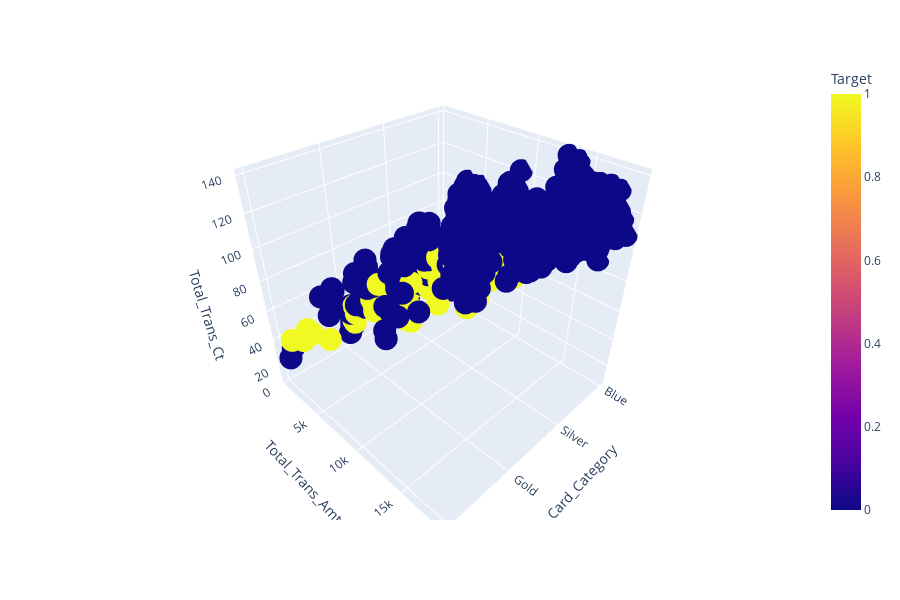

Notebook cell for this chart:
### Markdown cell above
Como información complementaria, vamos a graficar las 4 variables en una misma gráfica tridimencional para reforzar las conclusiones anteriores:

### Code cell
fig = px.scatter_3d(df,
                    'Card_Category',
                    'Total_Trans_Amt',
                    'Total_Trans_Ct',
                    color='Target')
fig.show();

### Figure 1 — Plotly figure (JSON) as saved in the notebook; plotly's stock layout.template omitted (floating-point values rounded to 4 significant figures; data arrays with more than 128 entries replaced by an {"elided": "..."} marker saying what was removed)
{"data": [{"hoverlabel": {"namelength": 0}, "hovertemplate": "Card_Category=%{x}<br>Total_Trans_Amt=%{y}<br>Total_Trans_Ct=%{z}<br>Target=%{marker.color}", "legendgroup": "", "marker": {"color": {"elided": "10127 int values"}, "coloraxis": "coloraxis", "symbol": "circle"}, "mode": "markers", "name": "", "scene": "scene", "showlegend": false, "type": "scatter3d", "x": {"elided": "10127 str values"}, "y": {"elided": "10127 int values"}, "z": {"elided": "10127 int values"}}], "layout": {"coloraxis": {"colorbar": {"title": {"text": "Target"}}, "colorscale": [[0, "#0d0887"], [0.1111, "#46039f"], [0.2222, "#7201a8"], [0.3333, "#9c179e"], [0.4444, "#bd3786"], [0.5556, "#d8576b"], [0.6667, "#ed7953"], [0.7778, "#fb9f3a"], [0.8889, "#fdca26"], [1, "#f0f921"]]}, "height": 600, "legend": {"tracegroupgap": 0}, "margin": {"t": 60}, "scene": {"domain": {"x": [0, 1], "y": [0, 1]}, "xaxis": {"title": {"text": "Card_Category"}}, "yaxis": {"title": {"text": "Total_Trans_Amt"}}, "zaxis": {"title": {"text": "Total_Trans_Ct"}}}}}
